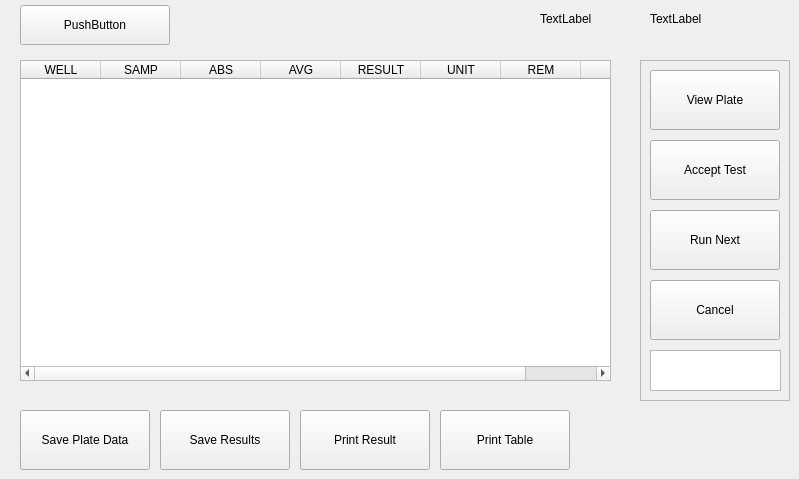
    <widget class="QWidget" name="page_9">
     <widget class="QFrame" name="frame_20">
      <property name="geometry">
       <rect>
        <x>640</x>
        <y>60</y>
        <width>150</width>
        <height>341</height>
       </rect>
      </property>
      <property name="frameShape">
       <enum>QFrame::StyledPanel</enum>
      </property>
      <property name="frameShadow">
       <enum>QFrame::Raised</enum>
      </property>
      <widget class="QToolButton" name="toolButton_25">
       <property name="geometry">
        <rect>
         <x>10</x>
         <y>10</y>
         <width>130</width>
         <height>60</height>
        </rect>
       </property>
       <property name="text">
        <string>View Plate</string>
       </property>
      </widget>
      <widget class="QToolButton" name="toolButton_26">
       <property name="geometry">
        <rect>
         <x>10</x>
         <y>220</y>
         <width>130</width>
         <height>60</height>
        </rect>
       </property>
       <property name="text">
        <string>Cancel</string>
       </property>
      </widget>
      <widget class="QTextBrowser" name="textBrowser_6">
       <property name="geometry">
        <rect>
         <x>10</x>
         <y>290</y>
         <width>131</width>
         <height>41</height>
        </rect>
       </property>
      </widget>
      <widget class="QToolButton" name="toolButton_33">
       <property name="geometry">
        <rect>
         <x>10</x>
         <y>80</y>
         <width>130</width>
         <height>60</height>
        </rect>
       </property>
       <property name="text">
        <string>Accept Test</string>
       </property>
      </widget>
      <widget class="QToolButton" name="toolButton_36">
       <property name="geometry">
        <rect>
         <x>10</x>
         <y>150</y>
         <width>130</width>
         <height>60</height>
        </rect>
       </property>
       <property name="text">
        <string>Run Next</string>
       </property>
      </widget>
     </widget>
     <widget class="QToolButton" name="toolButton_27">
      <property name="geometry">
       <rect>
        <x>20</x>
        <y>410</y>
        <width>130</width>
        <height>60</height>
       </rect>
      </property>
      <property name="text">
       <string>Save Plate Data</string>
      </property>
     </widget>
     <widget class="QToolButton" name="toolButton_28">
      <property name="geometry">
       <rect>
        <x>300</x>
        <y>410</y>
        <width>130</width>
        <height>60</height>
       </rect>
      </property>
      <property name="text">
       <string>Print Result</string>
      </property>
     </widget>
     <widget class="QToolButton" name="toolButton_29">
      <property name="geometry">
       <rect>
        <x>160</x>
        <y>410</y>
        <width>130</width>
        <height>60</height>
       </rect>
      </property>
      <property name="text">
       <string>Save Results</string>
      </property>
     </widget>
     <widget class="QTableWidget" name="tableWidget">
      <property name="geometry">
       <rect>
        <x>20</x>
        <y>60</y>
        <width>591</width>
        <height>321</height>
       </rect>
      </property>
      <attribute name="horizontalHeaderDefaultSectionSize">
       <number>80</number>
      </attribute>
      <attribute name="horizontalHeaderMinimumSectionSize">
       <number>20</number>
      </attribute>
      <attribute name="verticalHeaderVisible">
       <bool>false</bool>
      </attribute>
      <column>
       <property name="text">
        <string>WELL</string>
       </property>
      </column>
      <column>
       <property name="text">
        <string>SAMP</string>
       </property>
      </column>
      <column>
       <property name="text">
        <string>ABS</string>
       </property>
      </column>
      <column>
       <property name="text">
        <string>AVG</string>
       </property>
      </column>
      <column>
       <property name="text">
        <string>RESULT</string>
       </property>
      </column>
      <column>
       <property name="text">
        <string>UNIT</string>
       </property>
      </column>
      <column>
       <property name="text">
        <string>REM</string>
       </property>
      </column>
      <column>
       <property name="text">
        <string>PID</string>
       </property>
      </column>
     </widget>
     <widget class="QToolButton" name="toolButton_34">
      <property name="geometry">
       <rect>
        <x>440</x>
        <y>410</y>
        <width>130</width>
        <height>60</height>
       </rect>
      </property>
      <property name="text">
       <string>Print Table</string>
      </property>
     </widget>
     <widget class="QPushButton" name="pushButton_21">
      <property name="geometry">
       <rect>
        <x>20</x>
        <y>5</y>
        <width>150</width>
        <height>40</height>
       </rect>
      </property>
      <property name="text">
       <string>PushButton</string>
      </property>
     </widget>
     <widget class="QLabel" name="label_39">
      <property name="geometry">
       <rect>
        <x>650</x>
        <y>10</y>
        <width>80</width>
        <height>17</height>
       </rect>
      </property>
      <property name="text">
       <string>TextLabel</string>
      </property>
     </widget>
     <widget class="QLabel" name="label_40">
      <property name="geometry">
       <rect>
        <x>540</x>
        <y>10</y>
        <width>80</width>
        <height>17</height>
       </rect>
      </property>
      <property name="text">
       <string>TextLabel</string>
      </property>
     </widget>
     <widget class="QLabel" name="label_41">
      <property name="geometry">
       <rect>
        <x>300</x>
        <y>10</y>
        <width>141</width>
        <height>21</height>
       </rect>
      </property>
      <property name="text">
       <string/>
      </property>
     </widget>
    </widget>
